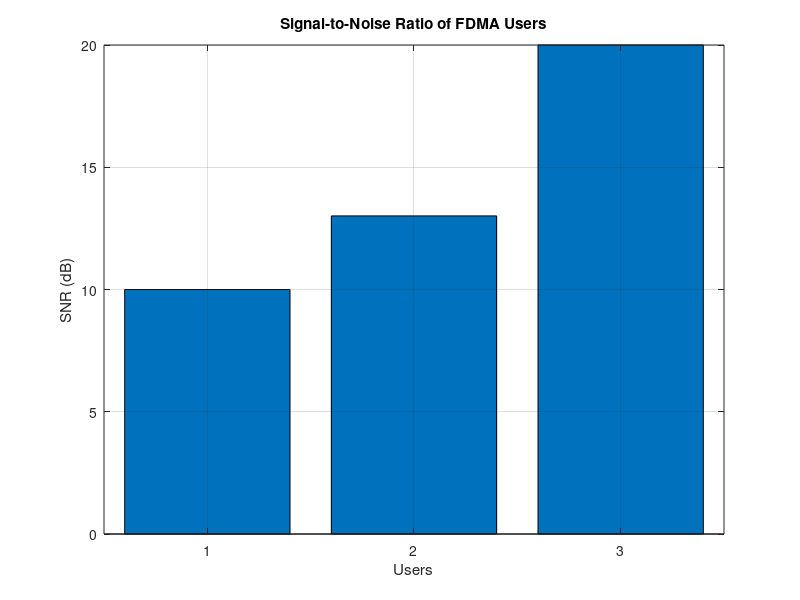

This chart was generated by the following MATLAB code:
clc; clear; close all;
Ps = 1; % Signal Power (W)
Pn = [0.1 0.05 0.01]; % Noise Power (W)
Users = 1:3;
SNR = 10*log10(Ps./Pn); % SNR in dB
disp('User Noise Power(W) SNR(dB)')
disp([Users' Pn' SNR'])
figure
bar(Users,SNR)
xlabel('Users')
ylabel('SNR (dB)')
title('Signal-to-Noise Ratio of FDMA Users')
grid on
